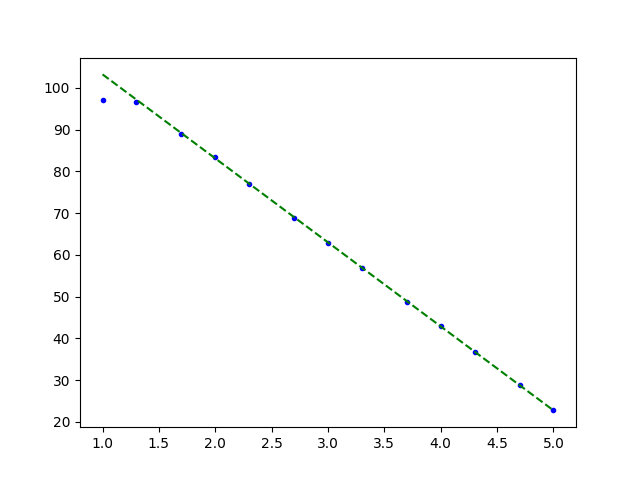

Write Python code to recreate this figure.
import matplotlib.pyplot as plt
import numpy as np
import scipy
import math

def mapping(x, a, b):
    return a * x + b

f = list()
a = list()
with  open('data_1', 'r')  as  data:
    for line in data:
        list_line = list((map(float, line.split())))
        f.append(list_line[0])
        a.append(list_line[1])
        
plt.plot(np.log10(f), 20 * np.log10(a), 'b.')

args, covarian = scipy.optimize.curve_fit(mapping, np.log10(f[3:]), 20 * np.log10(a[3:]))
a_1, b_1 = args[0], args[1]

plt.plot(np.log10(f), np.log10(f) * a_1 + b_1, 'g--')
print("db(0)", 20 * np.log10(a[0]))
print("db = -3", ((20 * np.log10(a[0]) - 3) - b_1) / a_1)
print("db = 0", (0 - b_1) / a_1)
print("db/dec", a_1)

plt.savefig("1.png")
plt.show()